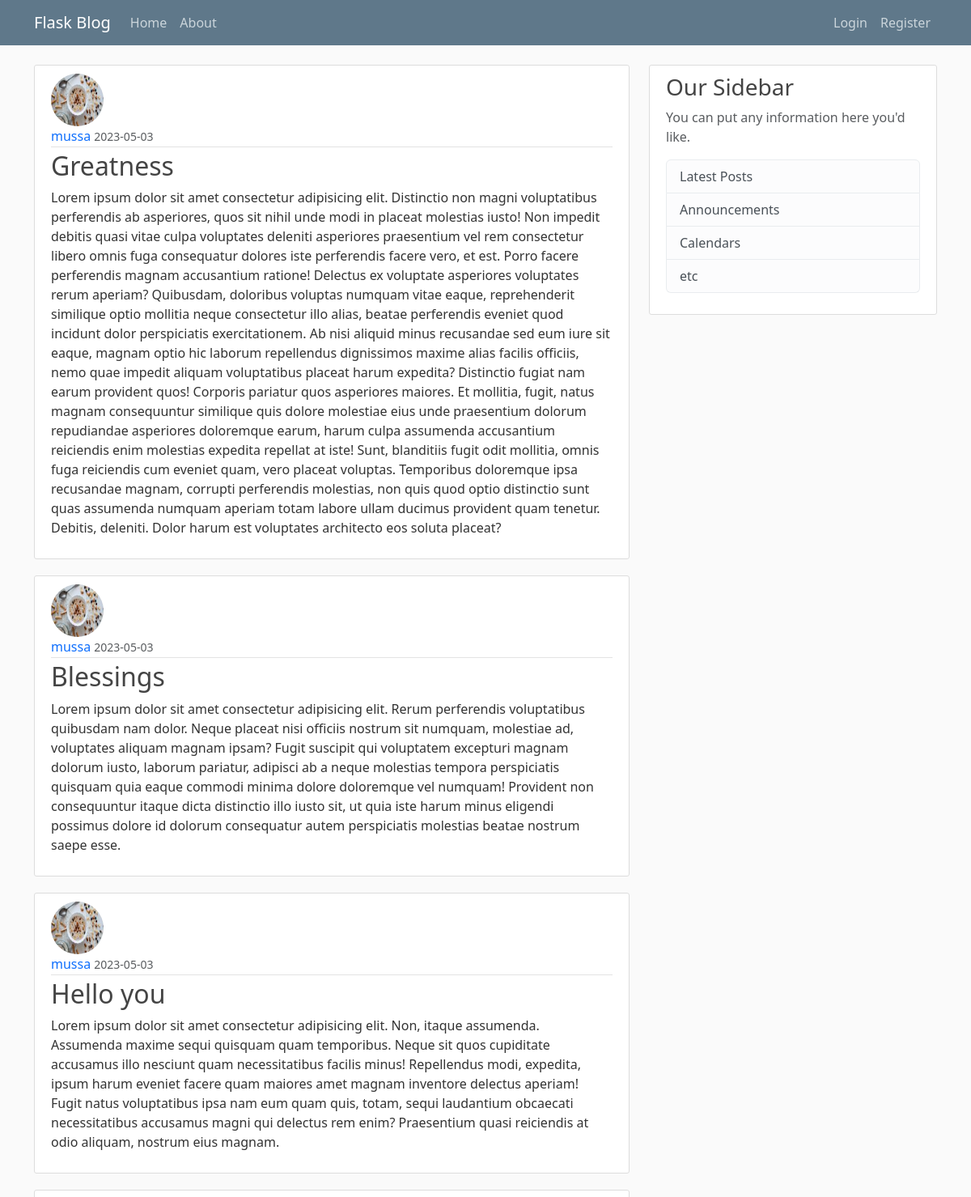
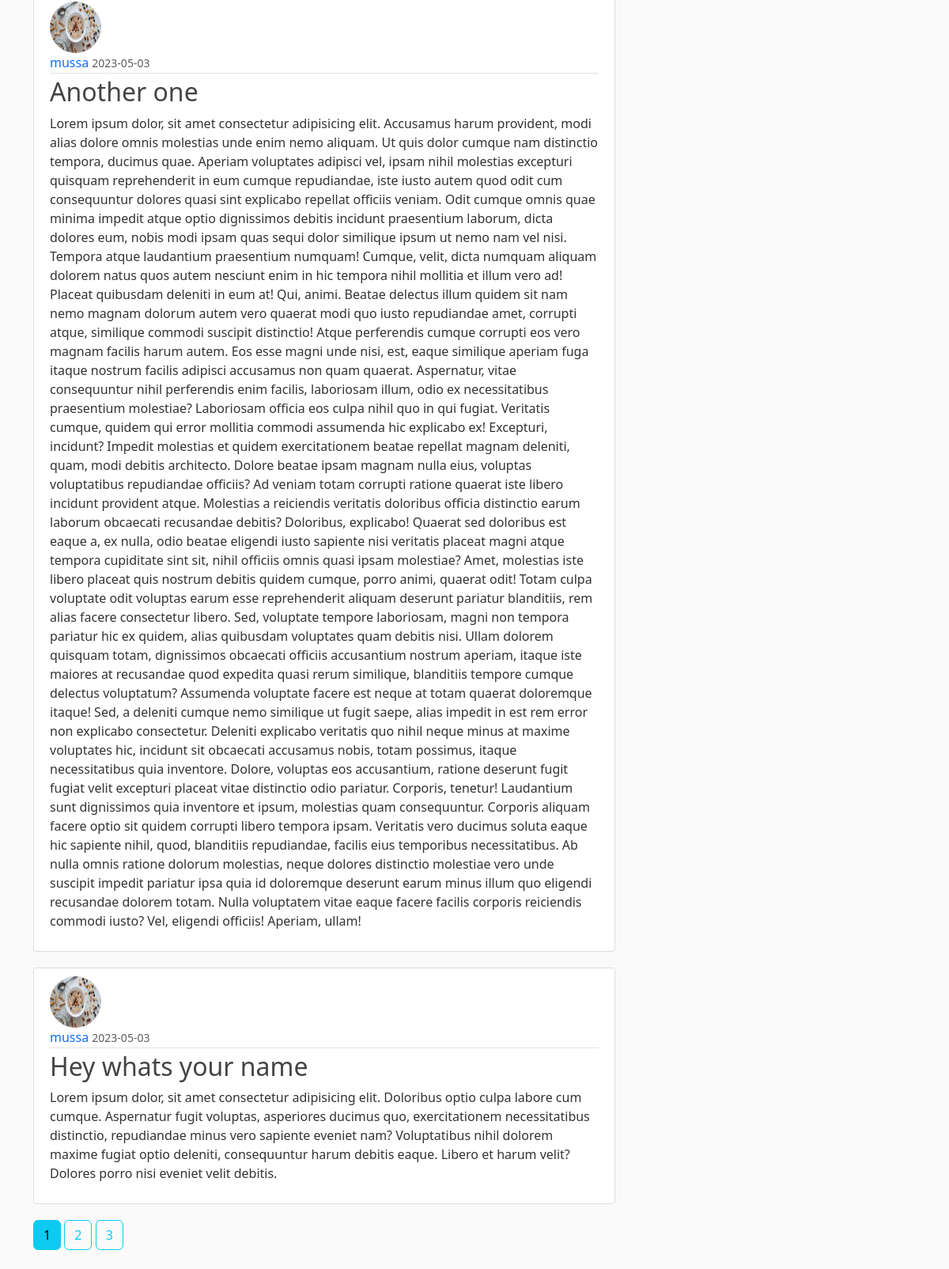
The app's page /home, older data (2 pictures, top to bottom).
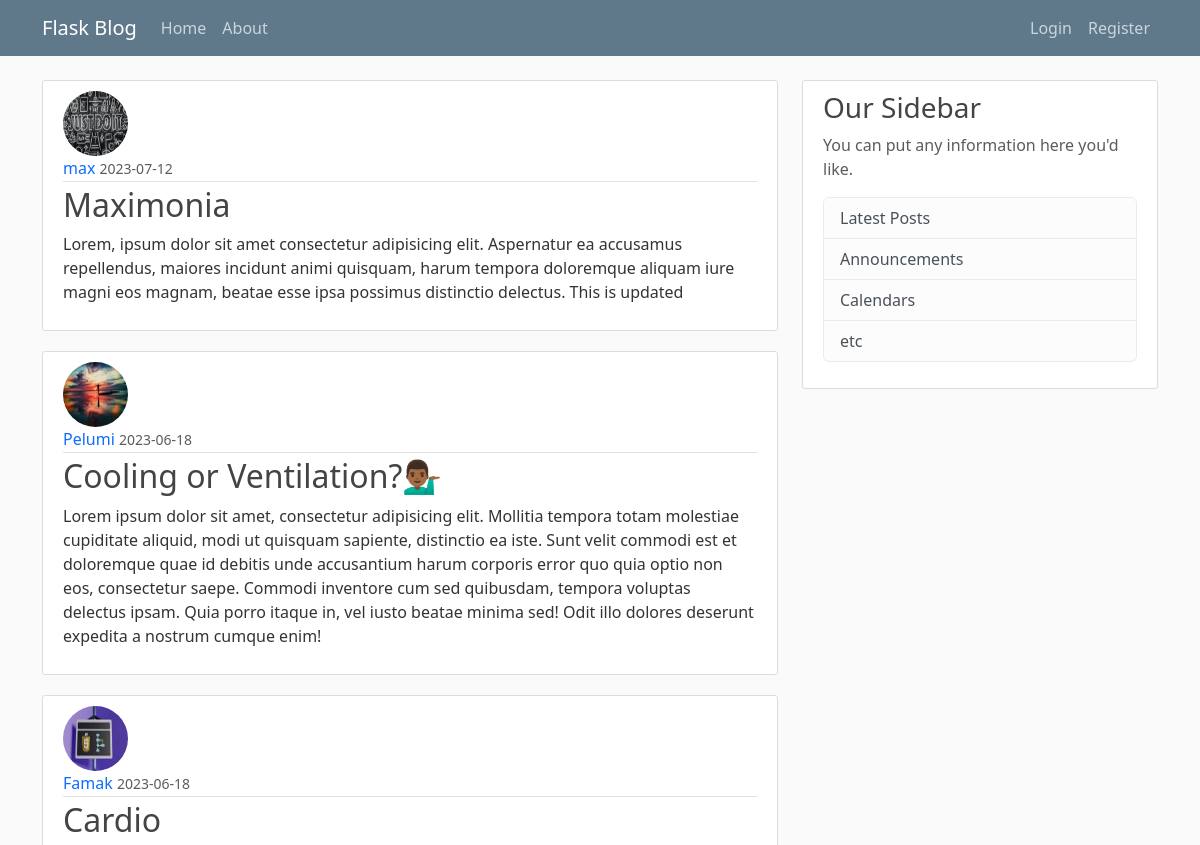
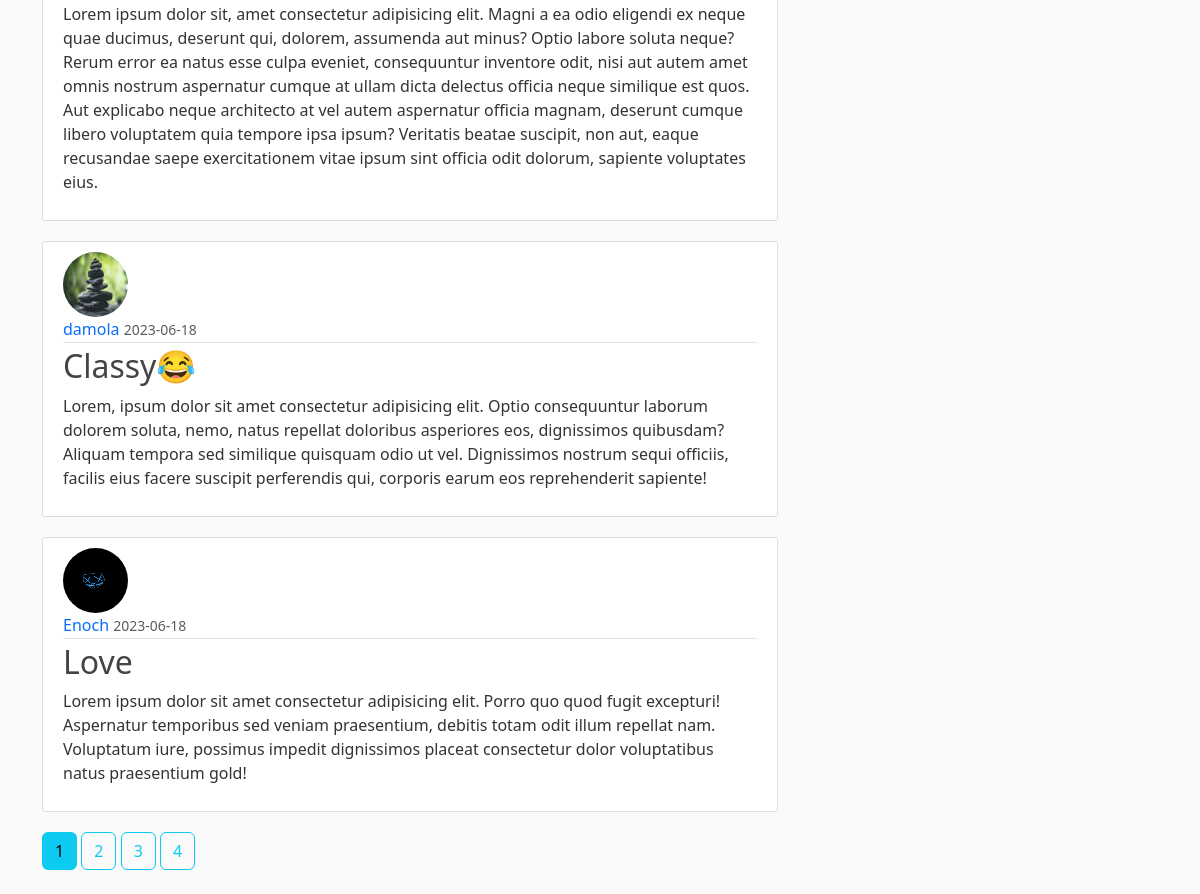
The same page, newer data (2 pictures, top to bottom).
### flask_blog/models.py (models this page shows, shortened)
class Post(db.Model): # This will hold our post
    id = db.Column(db.Integer, primary_key=True)
    title = db.Column(db.String(100), nullable=False) # Title length will max out at 100characters
    date_posted = db.Column(db.DateTime, nullable=False, default=datetime.utcnow) # data posted will have a 'column type' of datatime, it must not be empty, then the default will be set with the datetime.utcnow function without the brakets'()' because we are not calling it now, its just a argument. 'utc' is the most accurate time to use in a db
    content = db.Column(db.Text, nullable=False) # The type of this column is a txt, it must not be empty
    user_id = db.Column(db.Integer, db.ForeignKey('user.id'), nullable=False)

class User(db.Model, UserMixin): # This is a table called 'User', then we create coloumns within it
    id = db.Column(db.Integer, primary_key=True)
    username = db.Column(db.String(20), unique=True, nullable=False) # Username must not be longer that 20characters, it has to be unique, it cannot be 'null' meaning it must not be empty
    email = db.Column(db.String(120), unique=True, nullable=False) # Email must not be longer that 120characters, it has to be unique, it cannot be 'null' meaning it must not be empty
    image_file = db.Column(db.String(20), nullable=False, default='default.jpg') # This is the user profile picture. It is going to be stored as an harsh, and the harsh will be 20characters long. It must not be empty, Default profile picture that every user starts out with must be default
    password = db.Column(db.String(60), nullable=False) # The password will be stored has an harsh, the harsh will be 60characters long
    post = db.relationship('Post', backref='author', lazy=True) # This is to say the 'post' attribute has a relationship with the 'Post' module. The 'backref' is similar to adding another column to the Post module. What the backref allows us to do is When we have a post we can simply use the "author" attribute to get the user who created the post

### flask_blog/main/routes.py (the view)
@main.route("/")
@main.route("/home")
def home():
    page = request.args.get('page', 1, type=int)
    posts = Post.query.order_by(Post.date_posted.desc()).paginate(page=page, per_page=5)
    return render_template('home.html', posts=posts)

### flask_blog/templates/home.html
{% extends "layout.html" %} {% block content %} {% for post in posts.items %}
<article class="media content-section">
  <img
    class="rounded-circle article-img"
    src="{{url_for('static', filename='profile_pics/' + post.author.image_file)}}"
    alt=""
  />
  <div class="media-body">
    <div class="article-metadata">
      <a
        class="mr-2"
        href="{{url_for('users.user_posts', username=post.author.username)}}"
        >{{ post.author.username }}</a
      >
      <small class="text-muted"
        >{{ post.date_posted.strftime('%Y-%m-%d') }}</small
      >
    </div>
    <h2>
      <a
        class="article-title"
        href="{{ url_for('posts.post', post_id=post.id) }}"
        >{{ post.title }}</a
      >
    </h2>
    <p class="article-content">{{ post.content }}</p>
  </div>
</article>
{% endfor %} {% for page_num in posts.iter_pages(left_edge=1, right_edge=1,
left_current=1, right_current=2) %} {%if page_num%} {%if posts.page ==
page_num%}
<a href="{{url_for('main.home', page=page_num)}}" class="btn-info btn mb-4"
  >{{page_num}}</a
>
{%else%}
<a
  href="{{url_for('main.home', page=page_num)}}"
  class="btn-outline-info btn mb-4"
  >{{page_num}}</a
>
{%endif%} {%else%} ... {%endif%} {%endfor%} {% endblock content %}

Row changes from the older to the newer data that the page shows:
no longer on this page (row edited): Post: image_file (picture), author.username "mussa", date_posted "2023-05-03", title "Greatness", content "Lorem ipsum dolor sit amet consectetur adipisicing elit. Distinctio non magni voluptatibus perferendis ab asperiores, quos sit nihil unde modi in placeat molestias iusto! Non impedit debitis quasi vitae culpa voluptates deleniti asperiores praesentium vel rem consectetur libero omnis fuga consequatur dolores iste perferendis facere vero, et est. Porro facere perferendis magnam accusantium ratione! Delectus ex voluptate asperiores voluptates rerum aperiam? Quibusdam, doloribus voluptas numquam vitae eaque, reprehenderit similique optio mollitia neque consectetur illo alias, beatae perferendis eveniet quod incidunt dolor perspiciatis exercitationem. Ab nisi aliquid minus recusandae sed eum…"
no longer on this page (row edited): Post: image_file (picture), author.username "mussa", date_posted "2023-05-03", title "Blessings", content "Lorem ipsum dolor sit amet consectetur adipisicing elit. Rerum perferendis voluptatibus quibusdam nam dolor. Neque placeat nisi officiis nostrum sit numquam, molestiae ad, voluptates aliquam magnam ipsam? Fugit suscipit qui voluptatem excepturi magnam dolorum iusto, laborum pariatur, adipisci ab a neque molestias tempora perspiciatis quisquam quia eaque commodi minima dolore doloremque vel numquam! Provident non consequuntur itaque dicta distinctio illo iusto sit, ut quia iste harum minus eligendi possimus dolore id dolorum consequatur autem perspiciatis molestias beatae nostrum saepe esse."
no longer on this page (row edited): Post: image_file (picture), author.username "mussa", date_posted "2023-05-03", title "Hello you", content "Lorem ipsum dolor sit amet consectetur adipisicing elit. Non, itaque assumenda. Assumenda maxime sequi quisquam quam temporibus. Neque sit quos cupiditate accusamus illo nesciunt quam necessitatibus facilis minus! Repellendus modi, expedita, ipsum harum eveniet facere quam maiores amet magnam inventore delectus aperiam! Fugit natus voluptatibus ipsa nam eum quam quis, totam, sequi laudantium obcaecati necessitatibus accusamus magni qui delectus rem enim? Praesentium quasi reiciendis at odio aliquam, nostrum eius magnam."
no longer on this page (row edited): Post: image_file (picture), author.username "mussa", date_posted "2023-05-03", title "Another one", content "Lorem ipsum dolor, sit amet consectetur adipisicing elit. Accusamus harum provident, modi alias dolore omnis molestias unde enim nemo aliquam. Ut quis dolor cumque nam distinctio tempora, ducimus quae. Aperiam voluptates adipisci vel, ipsam nihil molestias excepturi quisquam reprehenderit in eum cumque repudiandae, iste iusto autem quod odit cum consequuntur dolores quasi sint explicabo repellat officiis veniam. Odit cumque omnis quae minima impedit atque optio dignissimos debitis incidunt praesentium laborum, dicta dolores eum, nobis modi ipsam quas sequi dolor similique ipsum ut nemo nam vel nisi. Tempora atque laudantium praesentium numquam! Cumque, velit, dicta numquam aliquam dolorem…"
no longer on this page (row edited): Post: image_file (picture), author.username "mussa", date_posted "2023-05-03", title "Hey whats your name", content "Lorem ipsum dolor, sit amet consectetur adipisicing elit. Doloribus optio culpa labore cum cumque. Aspernatur fugit voluptas, asperiores ducimus quo, exercitationem necessitatibus distinctio, repudiandae minus vero sapiente eveniet nam? Voluptatibus nihil dolorem maxime fugiat optio deleniti, consequuntur harum debitis eaque. Libero et harum velit? Dolores porro nisi eveniet velit debitis."
added Post: image_file (picture), author.username "max", date_posted "2023-07-12", title "Maximonia", content "Lorem, ipsum dolor sit amet consectetur adipisicing elit. Aspernatur ea accusamus repellendus, maiores incidunt animi quisquam, harum tempora doloremque aliquam iure magni eos magnam, beatae esse ipsa possimus distinctio delectus. This is updated"
added Post: image_file (picture), author.username "Pelumi", date_posted "2023-06-18", title "Cooling or Ventilation?💁🏾‍♂️", content "Lorem ipsum dolor sit amet, consectetur adipisicing elit. Mollitia tempora totam molestiae cupiditate aliquid, modi ut quisquam sapiente, distinctio ea iste. Sunt velit commodi est et doloremque quae id debitis unde accusantium harum corporis error quo quia optio non eos, consectetur saepe. Commodi inventore cum sed quibusdam, tempora voluptas delectus ipsam. Quia porro itaque in, vel iusto beatae minima sed! Odit illo dolores deserunt expedita a nostrum cumque enim!"
added Post: image_file (picture), author.username "Famak", date_posted "2023-06-18", title "Cardio", content "Lorem ipsum dolor sit, amet consectetur adipisicing elit. Magni a ea odio eligendi ex neque quae ducimus, deserunt qui, dolorem, assumenda aut minus? Optio labore soluta neque? Rerum error ea natus esse culpa eveniet, consequuntur inventore odit, nisi aut autem amet omnis nostrum aspernatur cumque at ullam dicta delectus officia neque similique est quos. Aut explicabo neque architecto at vel autem aspernatur officia magnam, deserunt cumque libero voluptatem quia tempore ipsa ipsum? Veritatis beatae suscipit, non aut, eaque recusandae saepe exercitationem vitae ipsum sint officia odit dolorum, sapiente voluptates eius."
added Post: image_file (picture), author.username "damola", date_posted "2023-06-18", title "Classy😂", content "Lorem, ipsum dolor sit amet consectetur adipisicing elit. Optio consequuntur laborum dolorem soluta, nemo, natus repellat doloribus asperiores eos, dignissimos quibusdam? Aliquam tempora sed similique quisquam odio ut vel. Dignissimos nostrum sequi officiis, facilis eius facere suscipit perferendis qui, corporis earum eos reprehenderit sapiente!"
added Post: image_file (placeholder picture), author.username "Enoch", date_posted "2023-06-18", title "Love", content "Lorem ipsum dolor sit amet consectetur adipisicing elit. Porro quo quod fugit excepturi! Aspernatur temporibus sed veniam praesentium, debitis totam odit illum repellat nam. Voluptatum iure, possimus impedit dignissimos placeat consectetur dolor voluptatibus natus praesentium gold!"
Text that changed along with them:
new list line: "4"
